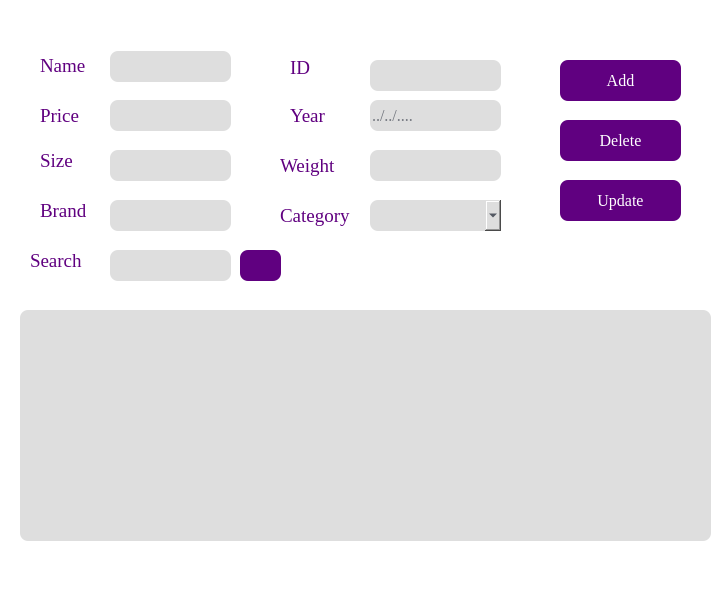
<?xml version="1.0" encoding="UTF-8"?>
<ui version="4.0">
 <class>MainWindow</class>
 <widget class="QMainWindow" name="MainWindow">
  <property name="geometry">
   <rect>
    <x>0</x>
    <y>0</y>
    <width>728</width>
    <height>599</height>
   </rect>
  </property>
  <property name="font">
   <font>
    <family>Times New Roman</family>
   </font>
  </property>
  <property name="windowTitle">
   <string>MainWindow</string>
  </property>
  <property name="styleSheet">
   <string notr="true">background-color: #fff; 
border-radius: 5px;</string>
  </property>
  <widget class="QWidget" name="centralwidget">
   <widget class="QTreeView" name="product_list">
    <property name="geometry">
     <rect>
      <x>20</x>
      <y>310</y>
      <width>691</width>
      <height>231</height>
     </rect>
    </property>
    <property name="font">
     <font>
      <stylestrategy>PreferDefault</stylestrategy>
     </font>
    </property>
    <property name="styleSheet">
     <string notr="true">background-color: #DEDEDE; color: #010A1A;
border-radius: 8px;</string>
    </property>
   </widget>
   <widget class="QLineEdit" name="price_edit">
    <property name="geometry">
     <rect>
      <x>110</x>
      <y>100</y>
      <width>121</width>
      <height>31</height>
     </rect>
    </property>
    <property name="font">
     <font>
      <family>Times New Roman</family>
      <pointsize>12</pointsize>
     </font>
    </property>
    <property name="styleSheet">
     <string notr="true">background-color: #DEDEDE; color: #010A1A;
border-radius: 8px;</string>
    </property>
   </widget>
   <widget class="QLabel" name="name_lbl">
    <property name="geometry">
     <rect>
      <x>40</x>
      <y>50</y>
      <width>81</width>
      <height>31</height>
     </rect>
    </property>
    <property name="font">
     <font>
      <family>Times New Roman</family>
      <pointsize>14</pointsize>
     </font>
    </property>
    <property name="styleSheet">
     <string notr="true"> color: #600080;</string>
    </property>
    <property name="text">
     <string>Name</string>
    </property>
   </widget>
   <widget class="QLabel" name="price_lbl">
    <property name="geometry">
     <rect>
      <x>40</x>
      <y>100</y>
      <width>61</width>
      <height>31</height>
     </rect>
    </property>
    <property name="font">
     <font>
      <family>Times New Roman</family>
      <pointsize>14</pointsize>
     </font>
    </property>
    <property name="styleSheet">
     <string notr="true"> color: #600080;</string>
    </property>
    <property name="text">
     <string>Price</string>
    </property>
   </widget>
   <widget class="QLabel" name="size_lbl">
    <property name="geometry">
     <rect>
      <x>40</x>
      <y>150</y>
      <width>51</width>
      <height>21</height>
     </rect>
    </property>
    <property name="font">
     <font>
      <family>Times New Roman</family>
      <pointsize>14</pointsize>
     </font>
    </property>
    <property name="styleSheet">
     <string notr="true"> color: #600080;</string>
    </property>
    <property name="text">
     <string>Size</string>
    </property>
   </widget>
   <widget class="QLabel" name="brand_lbl">
    <property name="geometry">
     <rect>
      <x>40</x>
      <y>200</y>
      <width>71</width>
      <height>21</height>
     </rect>
    </property>
    <property name="font">
     <font>
      <family>Times New Roman</family>
      <pointsize>14</pointsize>
     </font>
    </property>
    <property name="styleSheet">
     <string notr="true"> color: #600080;</string>
    </property>
    <property name="text">
     <string>Brand</string>
    </property>
   </widget>
   <widget class="QLabel" name="weight_lbl">
    <property name="geometry">
     <rect>
      <x>280</x>
      <y>150</y>
      <width>71</width>
      <height>31</height>
     </rect>
    </property>
    <property name="font">
     <font>
      <family>Times New Roman</family>
      <pointsize>14</pointsize>
     </font>
    </property>
    <property name="styleSheet">
     <string notr="true"> color: #600080;</string>
    </property>
    <property name="text">
     <string>Weight</string>
    </property>
   </widget>
   <widget class="QLineEdit" name="name_edit">
    <property name="geometry">
     <rect>
      <x>110</x>
      <y>51</y>
      <width>121</width>
      <height>31</height>
     </rect>
    </property>
    <property name="font">
     <font>
      <family>Times New Roman</family>
      <pointsize>12</pointsize>
     </font>
    </property>
    <property name="styleSheet">
     <string notr="true">background-color: #DEDEDE; color: #010A1A;
border-radius: 8px;</string>
    </property>
   </widget>
   <widget class="QLabel" name="year_lbl">
    <property name="geometry">
     <rect>
      <x>290</x>
      <y>100</y>
      <width>61</width>
      <height>31</height>
     </rect>
    </property>
    <property name="font">
     <font>
      <family>Times New Roman</family>
      <pointsize>14</pointsize>
     </font>
    </property>
    <property name="styleSheet">
     <string notr="true"> color: #600080;</string>
    </property>
    <property name="text">
     <string>Year</string>
    </property>
   </widget>
   <widget class="QLabel" name="category_lbl">
    <property name="geometry">
     <rect>
      <x>280</x>
      <y>200</y>
      <width>91</width>
      <height>31</height>
     </rect>
    </property>
    <property name="font">
     <font>
      <family>Times New Roman</family>
      <pointsize>14</pointsize>
     </font>
    </property>
    <property name="styleSheet">
     <string notr="true"> color: #600080;</string>
    </property>
    <property name="text">
     <string>Category</string>
    </property>
   </widget>
   <widget class="QLineEdit" name="size_edit">
    <property name="geometry">
     <rect>
      <x>110</x>
      <y>150</y>
      <width>121</width>
      <height>31</height>
     </rect>
    </property>
    <property name="font">
     <font>
      <family>Times New Roman</family>
      <pointsize>12</pointsize>
     </font>
    </property>
    <property name="styleSheet">
     <string notr="true">background-color: #DEDEDE; color: #010A1A;
border-radius: 8px;</string>
    </property>
   </widget>
   <widget class="QLineEdit" name="brand_edit">
    <property name="geometry">
     <rect>
      <x>110</x>
      <y>200</y>
      <width>121</width>
      <height>31</height>
     </rect>
    </property>
    <property name="font">
     <font>
      <family>Times New Roman</family>
      <pointsize>12</pointsize>
     </font>
    </property>
    <property name="styleSheet">
     <string notr="true">background-color: #DEDEDE; color: #010A1A;
border-radius: 8px;</string>
    </property>
   </widget>
   <widget class="QLineEdit" name="weight_edit">
    <property name="geometry">
     <rect>
      <x>370</x>
      <y>150</y>
      <width>131</width>
      <height>31</height>
     </rect>
    </property>
    <property name="font">
     <font>
      <family>Times New Roman</family>
      <pointsize>12</pointsize>
     </font>
    </property>
    <property name="styleSheet">
     <string notr="true">background-color: #DEDEDE; color: #010A1A;
border-radius: 8px;</string>
    </property>
   </widget>
   <widget class="QComboBox" name="category_combo">
    <property name="geometry">
     <rect>
      <x>370</x>
      <y>200</y>
      <width>131</width>
      <height>31</height>
     </rect>
    </property>
    <property name="styleSheet">
     <string notr="true">background-color: #DEDEDE; color: #010A1A;
border-radius: 8px;</string>
    </property>
   </widget>
   <widget class="QLineEdit" name="year_edit">
    <property name="geometry">
     <rect>
      <x>370</x>
      <y>100</y>
      <width>131</width>
      <height>31</height>
     </rect>
    </property>
    <property name="font">
     <font>
      <family>Times New Roman</family>
      <pointsize>12</pointsize>
     </font>
    </property>
    <property name="styleSheet">
     <string notr="true">background-color: #DEDEDE; color: #010A1A;
border-radius: 8px;</string>
    </property>
    <property name="placeholderText">
     <string>../../....</string>
    </property>
   </widget>
   <widget class="QPushButton" name="add_btn">
    <property name="geometry">
     <rect>
      <x>560</x>
      <y>60</y>
      <width>121</width>
      <height>41</height>
     </rect>
    </property>
    <property name="font">
     <font>
      <family>Times New Roman</family>
      <pointsize>12</pointsize>
     </font>
    </property>
    <property name="styleSheet">
     <string notr="true">border-radius: 8px;
background-color:#600080 ;
color: #ffffff;</string>
    </property>
    <property name="text">
     <string>Add</string>
    </property>
   </widget>
   <widget class="QPushButton" name="delete_btn">
    <property name="geometry">
     <rect>
      <x>560</x>
      <y>120</y>
      <width>121</width>
      <height>41</height>
     </rect>
    </property>
    <property name="font">
     <font>
      <family>Times New Roman</family>
      <pointsize>12</pointsize>
     </font>
    </property>
    <property name="styleSheet">
     <string notr="true">border-radius: 8px;
background-color:#600080 ;
color: #ffffff;</string>
    </property>
    <property name="text">
     <string>Delete</string>
    </property>
   </widget>
   <widget class="QPushButton" name="update_btn">
    <property name="geometry">
     <rect>
      <x>560</x>
      <y>180</y>
      <width>121</width>
      <height>41</height>
     </rect>
    </property>
    <property name="font">
     <font>
      <family>Times New Roman</family>
      <pointsize>12</pointsize>
     </font>
    </property>
    <property name="styleSheet">
     <string notr="true">border-radius: 8px;
background-color:#600080 ;
color: #ffffff;</string>
    </property>
    <property name="text">
     <string>Update</string>
    </property>
   </widget>
   <widget class="QLabel" name="search_lbl">
    <property name="geometry">
     <rect>
      <x>30</x>
      <y>250</y>
      <width>91</width>
      <height>21</height>
     </rect>
    </property>
    <property name="font">
     <font>
      <family>Times New Roman</family>
      <pointsize>14</pointsize>
     </font>
    </property>
    <property name="styleSheet">
     <string notr="true"> color: #600080;</string>
    </property>
    <property name="text">
     <string>Search</string>
    </property>
   </widget>
   <widget class="QLineEdit" name="search_edit">
    <property name="geometry">
     <rect>
      <x>110</x>
      <y>250</y>
      <width>121</width>
      <height>31</height>
     </rect>
    </property>
    <property name="font">
     <font>
      <family>Times New Roman</family>
      <pointsize>12</pointsize>
     </font>
    </property>
    <property name="styleSheet">
     <string notr="true">background-color: #DEDEDE; color: #010A1A;
border-radius: 8px;</string>
    </property>
   </widget>
   <widget class="QPushButton" name="search_btn">
    <property name="geometry">
     <rect>
      <x>240</x>
      <y>250</y>
      <width>41</width>
      <height>31</height>
     </rect>
    </property>
    <property name="styleSheet">
     <string notr="true">border-radius: 8px;
background-color:#600080 ;
color: #ffffff;</string>
    </property>
    <property name="text">
     <string/>
    </property>
    <property name="icon">
     <iconset>
      <activeon>image/search.png</activeon>
     </iconset>
    </property>
   </widget>
   <widget class="QLabel" name="id_lbl">
    <property name="geometry">
     <rect>
      <x>290</x>
      <y>60</y>
      <width>55</width>
      <height>16</height>
     </rect>
    </property>
    <property name="font">
     <font>
      <family>Times New Roman</family>
      <pointsize>14</pointsize>
     </font>
    </property>
    <property name="styleSheet">
     <string notr="true"> color: #600080;</string>
    </property>
    <property name="text">
     <string>ID</string>
    </property>
   </widget>
   <widget class="QLineEdit" name="id_edit">
    <property name="geometry">
     <rect>
      <x>370</x>
      <y>60</y>
      <width>131</width>
      <height>31</height>
     </rect>
    </property>
    <property name="font">
     <font>
      <family>Times New Roman</family>
      <pointsize>12</pointsize>
     </font>
    </property>
    <property name="styleSheet">
     <string notr="true">background-color: #DEDEDE; color: #010A1A;
border-radius: 8px;</string>
    </property>
   </widget>
   <widget class="QLabel" name="user_lbl">
    <property name="geometry">
     <rect>
      <x>10</x>
      <y>0</y>
      <width>81</width>
      <height>21</height>
     </rect>
    </property>
    <property name="text">
     <string/>
    </property>
   </widget>
   <widget class="QPushButton" name="logout_btn">
    <property name="geometry">
     <rect>
      <x>80</x>
      <y>0</y>
      <width>41</width>
      <height>28</height>
     </rect>
    </property>
    <property name="text">
     <string/>
    </property>
    <property name="icon">
     <iconset>
      <activeon>image/logout.png</activeon>
     </iconset>
    </property>
    <property name="iconSize">
     <size>
      <width>24</width>
      <height>24</height>
     </size>
    </property>
   </widget>
  </widget>
  <widget class="QMenuBar" name="menubar">
   <property name="geometry">
    <rect>
     <x>0</x>
     <y>0</y>
     <width>728</width>
     <height>26</height>
    </rect>
   </property>
  </widget>
  <widget class="QStatusBar" name="statusbar"/>
 </widget>
 <resources/>
 <connections/>
</ui>
